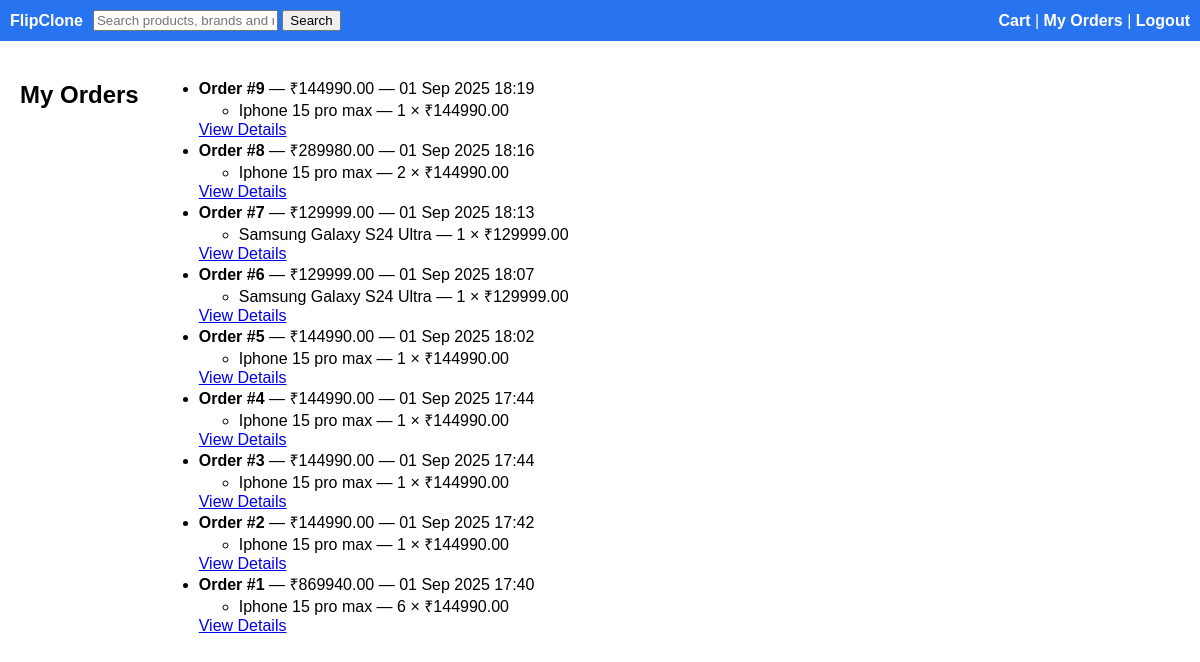
Page /orders/myorders/ (signed in) on the committed database.
### orders/models.py (models this page shows, shortened)
class Order(models.Model):
    user = models.ForeignKey(User, on_delete=models.CASCADE)
    total = models.DecimalField(max_digits=10, decimal_places=2)
    created_at = models.DateTimeField(auto_now_add=True)

class OrderItem(models.Model):
    order = models.ForeignKey(Order, related_name="items", on_delete=models.CASCADE)
    product = models.ForeignKey(Product, on_delete=models.CASCADE)
    quantity = models.PositiveIntegerField(default=1)

### shop/models.py (models this page shows)
class Product(models.Model):
    category = models.ForeignKey('Category', on_delete=models.CASCADE, related_name='products')
    title = models.CharField(max_length=200)
    slug = models.SlugField(unique=True)
    description = models.TextField(blank=True)
    price = models.DecimalField(max_digits=10, decimal_places=2)
    image = models.ImageField(upload_to='product_images/', blank=True, null=True)

### orders/views.py (the view)
# urls.py: path('myorders/', views.myorders, name='myorders'),
@login_required(login_url='/accounts/login/')
def myorders(request):
    orders = Order.objects.filter(user=request.user).order_by('-created_at')
    return render(request, 'orders/myorders.html', {'orders': orders})

### templates/orders/myorders.html
{% extends "shop/base.html" %}
{% block content %}
<h2>My Orders</h2>
{% if orders %}
  <ul>
    {% for order in orders %}
      <li>
        <strong>Order #{{ order.id }}</strong> — ₹{{ order.total }} — {{ order.created_at|date:"d M Y H:i" }}
        <ul>
          {% for item in order.items.all %}
            <li>{{ item.product.title }} — {{ item.quantity }} × ₹{{ item.product.price }}</li>
          {% endfor %}
        </ul>
        <a href="{% url 'order_success' order.id %}">View Details</a>
      </li>
    {% endfor %}
  </ul>
{% else %}
  <p>You have no orders yet.</p>
{% endif %}
{% endblock %}

### static/style.css (style rules this page uses)
body { font-family:Arial;margin:0;padding:0 }

### rows in the picture
Order: id "9", total "144990.00", created_at "01 Sep 2025 18:19"
OrderItem: product "Iphone 15 pro max", quantity "1", product.price "144990.00"
Order: id "8", total "289980.00", created_at "01 Sep 2025 18:16"
OrderItem: product "Iphone 15 pro max", quantity "2", product.price "144990.00"
Order: id "7", total "129999.00", created_at "01 Sep 2025 18:13"
OrderItem: product "Samsung Galaxy S24 Ultra", quantity "1", product.price "129999.00"
Order: id "6", total "129999.00", created_at "01 Sep 2025 18:07"
OrderItem: product "Samsung Galaxy S24 Ultra", quantity "1", product.price "129999.00"
Order: id "5", total "144990.00", created_at "01 Sep 2025 18:02"
OrderItem: product "Iphone 15 pro max", quantity "1", product.price "144990.00"
Order: id "4", total "144990.00", created_at "01 Sep 2025 17:44"
OrderItem: product "Iphone 15 pro max", quantity "1", product.price "144990.00"
Order: id "3", total "144990.00", created_at "01 Sep 2025 17:44"
OrderItem: product "Iphone 15 pro max", quantity "1", product.price "144990.00"
Order: id "2", total "144990.00", created_at "01 Sep 2025 17:42"
OrderItem: product "Iphone 15 pro max", quantity "1", product.price "144990.00"
Order: id "1", total "869940.00", created_at "01 Sep 2025 17:40"
OrderItem: product "Iphone 15 pro max", quantity "6", product.price "144990.00"
